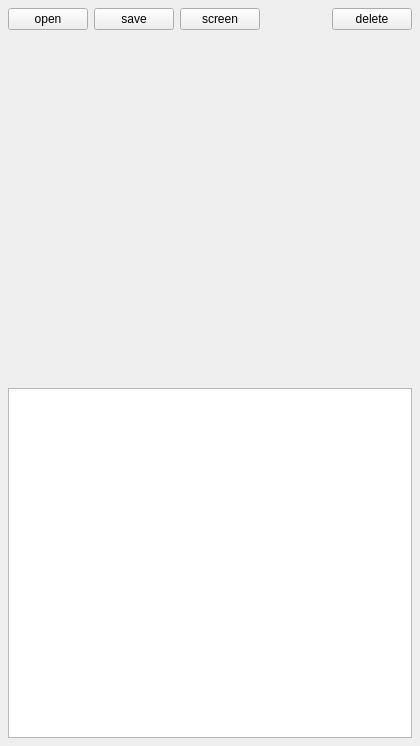
<?xml version="1.0" encoding="UTF-8"?>
<ui version="4.0">
 <class>MainWindow</class>
 <widget class="QMainWindow" name="MainWindow">
  <property name="geometry">
   <rect>
    <x>0</x>
    <y>0</y>
    <width>420</width>
    <height>746</height>
   </rect>
  </property>
  <property name="windowTitle">
   <string>MainWindow</string>
  </property>
  <widget class="QWidget" name="centralwidget">
   <property name="sizePolicy">
    <sizepolicy hsizetype="Expanding" vsizetype="Preferred">
     <horstretch>0</horstretch>
     <verstretch>0</verstretch>
    </sizepolicy>
   </property>
   <property name="minimumSize">
    <size>
     <width>390</width>
     <height>451</height>
    </size>
   </property>
   <layout class="QVBoxLayout" name="verticalLayout_3">
    <property name="leftMargin">
     <number>8</number>
    </property>
    <property name="topMargin">
     <number>8</number>
    </property>
    <property name="rightMargin">
     <number>8</number>
    </property>
    <property name="bottomMargin">
     <number>8</number>
    </property>
    <item>
     <layout class="QHBoxLayout" name="horizontalLayout">
      <item>
       <widget class="QPushButton" name="pushButton_open">
        <property name="sizePolicy">
         <sizepolicy hsizetype="Minimum" vsizetype="Fixed">
          <horstretch>0</horstretch>
          <verstretch>0</verstretch>
         </sizepolicy>
        </property>
        <property name="text">
         <string>open</string>
        </property>
       </widget>
      </item>
      <item>
       <widget class="QPushButton" name="pushButton_save">
        <property name="sizePolicy">
         <sizepolicy hsizetype="Minimum" vsizetype="Fixed">
          <horstretch>0</horstretch>
          <verstretch>0</verstretch>
         </sizepolicy>
        </property>
        <property name="text">
         <string>save</string>
        </property>
       </widget>
      </item>
      <item>
       <widget class="QPushButton" name="screenButton">
        <property name="sizePolicy">
         <sizepolicy hsizetype="Minimum" vsizetype="Fixed">
          <horstretch>0</horstretch>
          <verstretch>0</verstretch>
         </sizepolicy>
        </property>
        <property name="text">
         <string>screen</string>
        </property>
       </widget>
      </item>
      <item>
       <spacer name="horizontalSpacer">
        <property name="orientation">
         <enum>Qt::Horizontal</enum>
        </property>
        <property name="sizeHint" stdset="0">
         <size>
          <width>40</width>
          <height>20</height>
         </size>
        </property>
       </spacer>
      </item>
      <item>
       <widget class="QPushButton" name="Delete_Button">
        <property name="text">
         <string>delete</string>
        </property>
       </widget>
      </item>
     </layout>
    </item>
    <item>
     <layout class="QVBoxLayout" name="verticalLayout">
      <item>
       <layout class="QVBoxLayout" name="verticalLayout_2">
        <item>
         <widget class="QLabel" name="label">
          <property name="text">
           <string/>
          </property>
         </widget>
        </item>
        <item>
         <spacer name="verticalSpacer">
          <property name="orientation">
           <enum>Qt::Vertical</enum>
          </property>
          <property name="sizeHint" stdset="0">
           <size>
            <width>20</width>
            <height>40</height>
           </size>
          </property>
         </spacer>
        </item>
       </layout>
      </item>
      <item>
       <widget class="QTableView" name="tableView">
        <property name="sizePolicy">
         <sizepolicy hsizetype="Preferred" vsizetype="Preferred">
          <horstretch>0</horstretch>
          <verstretch>0</verstretch>
         </sizepolicy>
        </property>
        <property name="minimumSize">
         <size>
          <width>0</width>
          <height>350</height>
         </size>
        </property>
        <property name="dragEnabled">
         <bool>true</bool>
        </property>
        <property name="sortingEnabled">
         <bool>true</bool>
        </property>
       </widget>
      </item>
     </layout>
    </item>
   </layout>
  </widget>
 </widget>
 <resources/>
 <connections/>
</ui>
